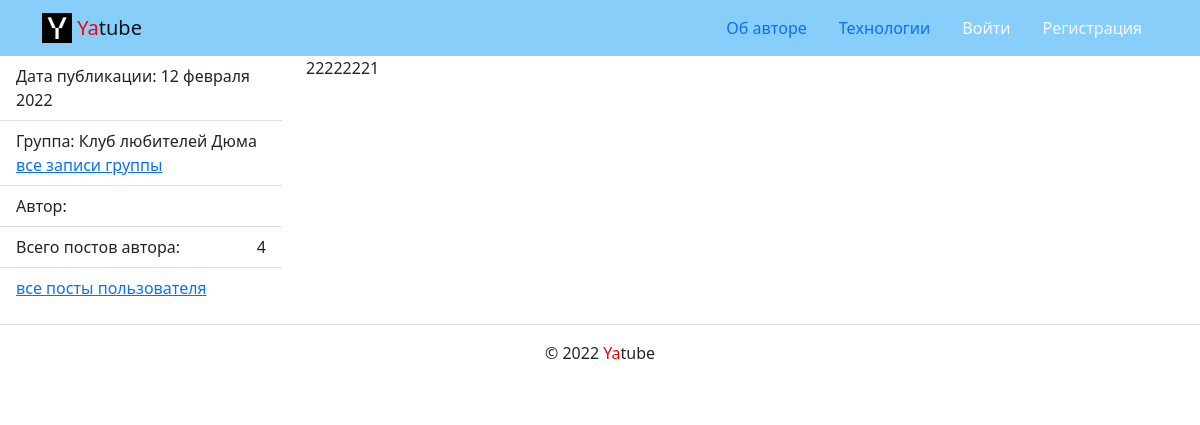
Page /posts/68/ on the committed database.
### posts/models.py (models this page shows, shortened)
class Post(models.Model):
    group = models.ForeignKey(
        'group',
        blank=True,
        null=True,
        on_delete=models.SET_NULL,
        related_name='posts'
    )
    text = models.TextField()
    pub_date = models.DateTimeField(
        auto_now_add=True
    )
    author = models.ForeignKey(
        User,
        on_delete=models.CASCADE,
        related_name='posts'
    )
    class Meta:
        ordering = ['-pub_date']

class Group(models.Model):
    title = models.CharField(
        max_length=200
    )
    slug = models.SlugField(
        unique=True
    )
    description = models.TextField()

### posts/views.py (the view)
# urls.py: path('posts/<int:post_id>/', views.post_detail, name='post_detail'),
def post_detail(request, post_id):
    post = get_object_or_404(Post, id=post_id)
    post_list = Post.objects.all()
    context = {
        'post': post,
        'post_list': post_list,
    }
    return render(request, 'posts/post_detail.html', context)

### core/context_processors/year.py (called while the page is built)
def year(request):
    return {
        'year': datetime.datetime.today().year
    }

### templates/posts/post_detail.html (shortened to what this page needs)
{% extends 'base.html' %}
{% block content %}
  <body>
    <main>
      <div class="row">
        <aside class="col-12 col-md-3">
          <ul class="list-group list-group-flush">
            <li class="list-group-item">
              Дата публикации: {{ post.pub_date|date:"d E Y" }}
            </li>
            {% if post.group %}
              <li class="list-group-item">
                Группа: {{ post.group.title}}
                <a href="{% url 'posts:group_list' post.group.slug %}">
                  все записи группы
                </a>
            {% endif %}
              </li>
              <li class="list-group-item">
                Автор: {{ post.author.get_full_name }}
              </li>
              <li class="list-group-item d-flex justify-content-between align-items-center">
              Всего постов автора:  <span >{{ post.author.posts.count }}</span>
            </li>
            <li class="list-group-item">
              <p>
              <a href="{% url 'posts:profile' post.author.username %}">
                все посты пользователя
              </a>
              </p>
            </li>
          </ul>
        </aside>
        <article class="col-12 col-md-9">
          <p>
            {{ post.text }}
          </p>
        </article>
      </div>
    </main>
  </body>
{% endblock %}

### rows in the picture
Post: pub_date "12 февраля 2022", group "Клуб любителей Дюма", author.posts.count "4", text "22222221"
